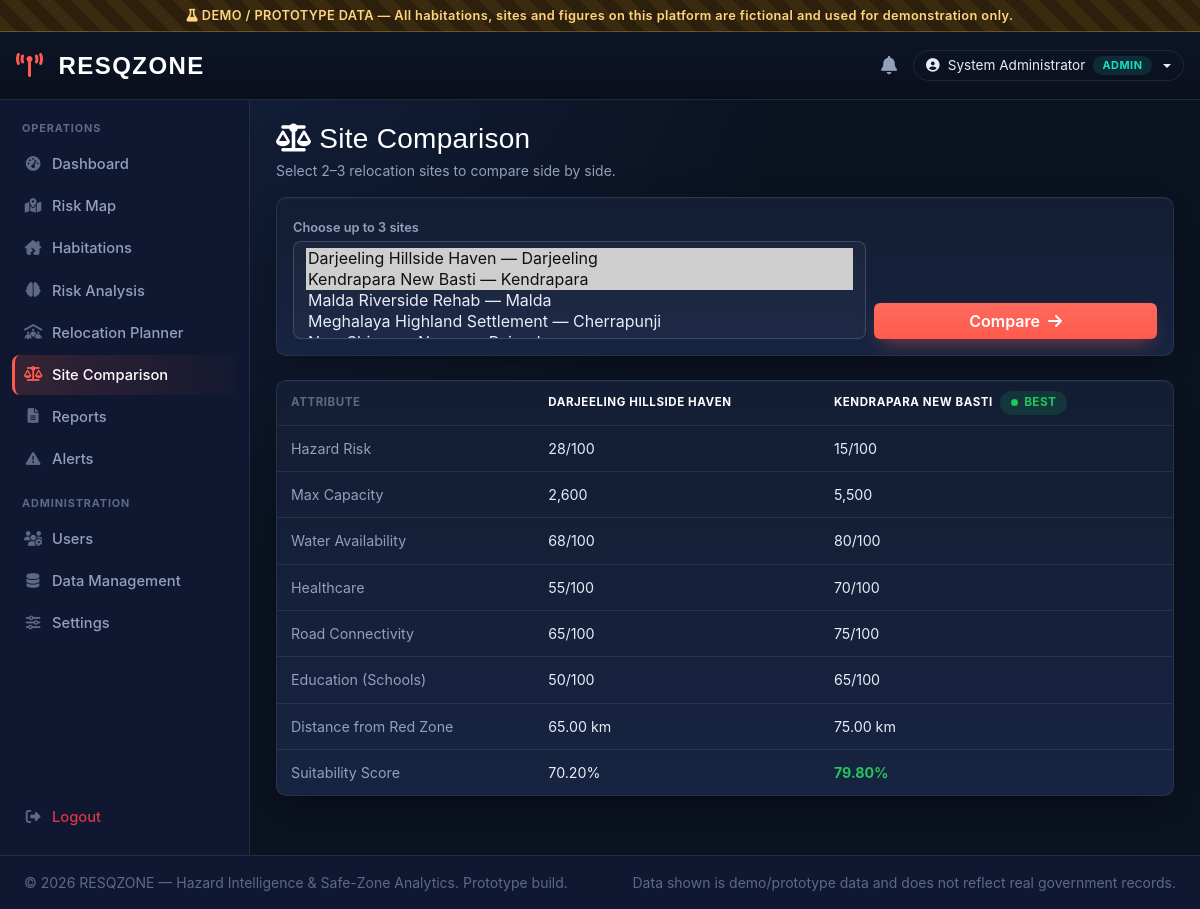
The page /site-comparison.php (signed in) on the database its author committed.
### tables this page shows
CREATE TABLE `relocation_sites` (
  `id` INT AUTO_INCREMENT PRIMARY KEY,
  `name` VARCHAR(150) NOT NULL,
  `district` VARCHAR(120) NOT NULL,
  `latitude` DECIMAL(10,6) NOT NULL,
  `longitude` DECIMAL(10,6) NOT NULL,
  `available_land_acres` DECIMAL(8,2) DEFAULT 0,
  `current_population` INT NOT NULL DEFAULT 0,
  `max_capacity` INT NOT NULL DEFAULT 0,
  `water_availability` TINYINT NOT NULL DEFAULT 0,  
  `electricity` TINYINT NOT NULL DEFAULT 0,          
  `healthcare` TINYINT NOT NULL DEFAULT 0,           
  `schools` TINYINT NOT NULL DEFAULT 0,              
  `road_connectivity` TINYINT NOT NULL DEFAULT 0,    
  `hazard_risk` TINYINT NOT NULL DEFAULT 0,          
  `distance_from_red_zone_km` DECIMAL(6,2) DEFAULT 0,
  `suitability_score` DECIMAL(5,2) DEFAULT NULL,
  `created_at` DATETIME NOT NULL DEFAULT CURRENT_TIMESTAMP,
  `updated_at` DATETIME NOT NULL DEFAULT CURRENT_TIMESTAMP ON UPDATE CURRENT_TIMESTAMP,
  INDEX idx_district_site (district)
);

### includes/auth.php (called while the page is built, shortened)
<?php
function sanitize(string $value): string
{
    return htmlspecialchars(trim($value), ENT_QUOTES, 'UTF-8');
}

### site-comparison.php (the view, shortened to what this page needs)
<?php
require_once __DIR__ . '/includes/auth.php';
$conn = getDbConnection();
$sites = $conn->query('SELECT * FROM relocation_sites ORDER BY name')->fetch_all(MYSQLI_ASSOC);
$selectedIds = array_filter(array_map('intval', explode(',', $_GET['sites'] ?? '')));
if (empty($selectedIds) && count($sites) >= 2) {
    $selectedIds = [$sites[0]['id'], $sites[1]['id']];
}
$selected = array_values(array_filter($sites, fn($s) => in_array($s['id'], $selectedIds)));
require_once __DIR__ . '/includes/header.php';
require_once __DIR__ . '/includes/sidebar.php';
?>
<h3 class="text-white mb-1"><i class="fa-solid fa-scale-balanced me-2"></i>Site Comparison</h3>
<p class="text-dim small mb-3">Select 2–3 relocation sites to compare side by side.</p>
<form method="GET" class="hz-panel p-3 mb-4">
  <div class="row g-2 align-items-end">
    <div class="col-md-8">
      <label class="hz-label">Choose up to 3 sites</label>
      <select name="sites_multi[]" id="siteMulti" class="form-select hz-form-control" multiple size="4">
        <?php foreach ($sites as $s): ?>
          <option value="<?= $s['id'] ?>" <?= in_array($s['id'], $selectedIds) ? 'selected' : '' ?>><?= sanitize($s['name']) ?> — <?= sanitize($s['district']) ?></option>
        <?php endforeach; ?>
      </select>
    </div>
    <div class="col-md-4">
      <button type="submit" class="btn btn-hz-primary w-100" onclick="document.getElementById('sitesHidden').value=[...document.getElementById('siteMulti').selectedOptions].map(o=>o.value).join(',')">Compare <i class="fa-solid fa-arrow-right ms-1"></i></button>
    </div>
  </div>
</form>
<?php if (count($selected) >= 2):
  $bestScore = max(array_column($selected, 'suitability_score'));
  $rows = [
    ['label'=>'Hazard Risk','key'=>'hazard_risk','suffix'=>'/100','lowerBetter'=>true],
    ['label'=>'Max Capacity','key'=>'max_capacity','format'=>'number'],
    ['label'=>'Water Availability','key'=>'water_availability','suffix'=>'/100'],
    ['label'=>'Healthcare','key'=>'healthcare','suffix'=>'/100'],
    ['label'=>'Road Connectivity','key'=>'road_connectivity','suffix'=>'/100'],
    ['label'=>'Education (Schools)','key'=>'schools','suffix'=>'/100'],
    ['label'=>'Distance from Red Zone','key'=>'distance_from_red_zone_km','suffix'=>' km','lowerBetter'=>true],
    ['label'=>'Suitability Score','key'=>'suitability_score','suffix'=>'%','highlight'=>true],
  ];
?>
<div class="hz-panel">
  <div class="table-responsive">
    <table class="hz-table">
      <thead><tr><th>Attribute</th>
        <?php foreach ($selected as $s): ?><th class="text-white"><?= sanitize($s['name']) ?><?= $s['suitability_score'] == $bestScore ? ' <span class="risk-badge risk-safe ms-1">BEST</span>' : '' ?></th><?php endforeach; ?>
      </tr></thead>
      <tbody>
      <?php foreach ($rows as $r): ?>
        <tr>
          <td class="text-dim"><?= $r['label'] ?></td>
          <?php foreach ($selected as $s):
            $val = $s[$r['key']];
            $display = ($r['format'] ?? '') === 'number' ? number_format($val) : $val . ($r['suffix'] ?? '');
            $isBest = $s['suitability_score'] == $bestScore;
          ?>
            <td class="<?= ($r['highlight'] ?? false) && $isBest ? 'fw-bold' : '' ?>" style="<?= ($r['highlight'] ?? false) && $isBest ? 'color:var(--hz-safe)' : '' ?>"><?= $display ?></td>
          <?php endforeach; ?>
        </tr>
      <?php endforeach; ?>
      </tbody>
    </table>
  </div>
</div>
<?php else: ?>
<div class="empty-state"><i class="fa-solid fa-scale-balanced"></i><div>Select at least 2 sites above to compare.</div></div>
<?php endif; ?>
<?php require_once __DIR__ . '/includes/footer.php'; ?>

### assets/css/style.css (style rules this page uses)
:root { --hz-bg: #0b1220; --hz-bg-alt: #0f1830; --hz-panel: #131d33; --hz-panel-alt: #182645; --hz-border: rgba(148,163,184,0.14); --hz-border-strong: rgba(148,163,184,0.28); --hz-text: #e7ecf7; --hz-text-dim: #93a0bb; --hz-text-faint: #5d6a85; --hz-critical: #e11d2e; --hz-high: #f97316; --hz-moderate: #eab308; --hz-safe: #22c55e; --hz-info: #3b82f6; --hz-accent: #ff5a4e; --hz-accent-2: #17e0c3; --font-display: 'Barlow Condensed', 'Oswald', sans-serif; --font-body: 'Inter', 'Segoe UI', sans-serif; --font-mono: 'JetBrains Mono', 'Roboto Mono', monospace; --radius: 10px; --shadow-panel: 0 1px 0 rgba(255,255,255,0.03) inset, 0 10px 30px -12px rgba(0,0,0,0.55); }
* { box-sizing:border-box; }
html,body { background: radial-gradient(circle at 15% -10%, #142140 0%, var(--hz-bg) 45%) fixed; color: var(--hz-text); font-family: var(--font-body); min-height:100vh; }
h1,h2,h3,h4,h5,.font-display { font-family: var(--font-display); letter-spacing:0.01em; }
.hz-panel { background: linear-gradient(180deg, var(--hz-panel) 0%, var(--hz-panel-alt) 130%); border:1px solid var(--hz-border); border-radius: var(--radius); box-shadow: var(--shadow-panel); }
.risk-badge { display:inline-flex; align-items:center; gap:6px; padding:3px 11px; border-radius:20px; font-size:0.74rem; font-weight:700; letter-spacing:0.03em; text-transform:uppercase; }
.risk-badge::before { content:''; width:7px; height:7px; border-radius:50%; background:currentColor; }
.risk-safe { background:rgba(34,197,94,0.14); color:var(--hz-safe); }
.hz-table { width:100%; color:var(--hz-text); border-collapse:separate; border-spacing:0; }
.hz-table thead th { font-size:0.72rem; text-transform:uppercase; letter-spacing:0.05em; color:var(--hz-text-faint); font-weight:700; padding:10px 14px; border-bottom:1px solid var(--hz-border); white-space:nowrap; }
.hz-table tbody td { padding:12px 14px; border-bottom:1px solid var(--hz-border); font-size:0.89rem; vertical-align:middle; }
.hz-table tbody tr:last-child td { border-bottom:none; }
.btn-hz-primary { background: linear-gradient(180deg, #ff6a5c, var(--hz-accent)); border:none; color:#fff; font-weight:600; box-shadow:0 8px 20px -8px rgba(255,90,78,0.6); }
.hz-form-control, .form-select.hz-form-control { background: rgba(255,255,255,0.03); border:1px solid var(--hz-border-strong); color:var(--hz-text); border-radius:8px; }
.hz-form-control::placeholder { color:var(--hz-text-faint); }
label.hz-label { font-size:0.8rem; color:var(--hz-text-dim); font-weight:600; margin-bottom:4px; }
.text-dim { color:var(--hz-text-dim); }

### rows shown on the page
relocation_sites: id.name "Darjeeling Hillside Haven — Darjeeling ☑ / Kendrapara New Basti — Kendrapara ☑ / Malda Riverside Rehab — Malda / Meghalaya Highland Settlement — Cherrapunji", name "KENDRAPARA NEW BASTI", shows "BEST", hazard_risk "15/100", max_capacity "5,500", water_availability "80/100", healthcare "70/100", road_connectivity "75/100", schools "65/100", distance_from_red_zone_km "75.00 km", suitability_score "79.80%"
relocation_sites: name "DARJEELING HILLSIDE HAVEN", hazard_risk "28/100", max_capacity "2,600", water_availability "68/100", healthcare "55/100", road_connectivity "65/100", schools "50/100", distance_from_red_zone_km "65.00 km", suitability_score "70.20%"

### other values the page prints
$user['name'] "System Administrator"
$user['role'] "ADMIN"
$r['label'] "Hazard Risk"
$r['label'] "Max Capacity"
$r['label'] "Water Availability"
$r['label'] "Healthcare"
$r['label'] "Road Connectivity"
$r['label'] "Education (Schools)"
$r['label'] "Distance from Red Zone"
$r['label'] "Suitability Score"
